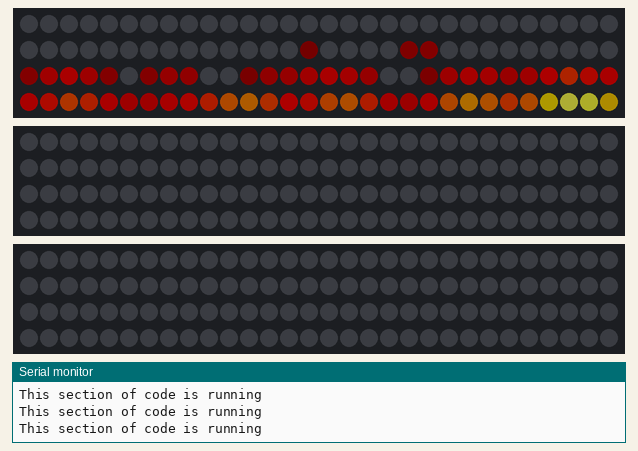
Simulated run of this sketch. Board: Arduino Uno, built with avr-gcc and run on an emulated ATmega328P. Parts: 3 × 120 RGB LEDs in strip order, left to right, continuing on the next row, the last lines printed to the serial monitor. Dim RGB values are drawn brighter than linear.

Above: at 0.17 s.
At 4.47 s:
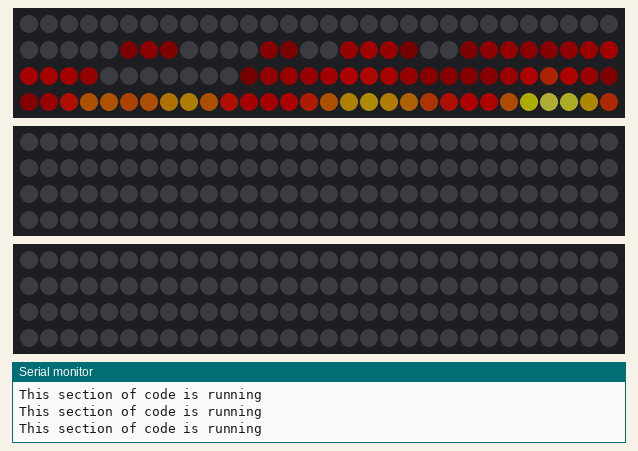
At 8.79 s:
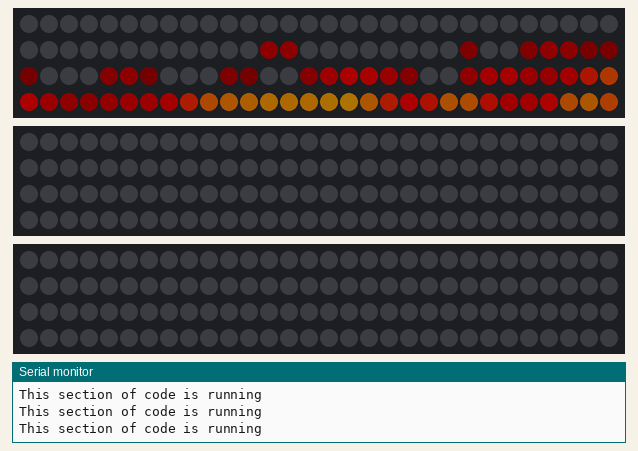
At 17.44 s:
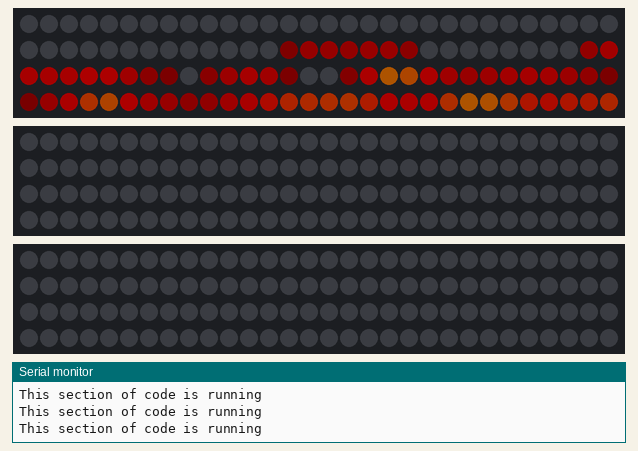
At 27.32 s:
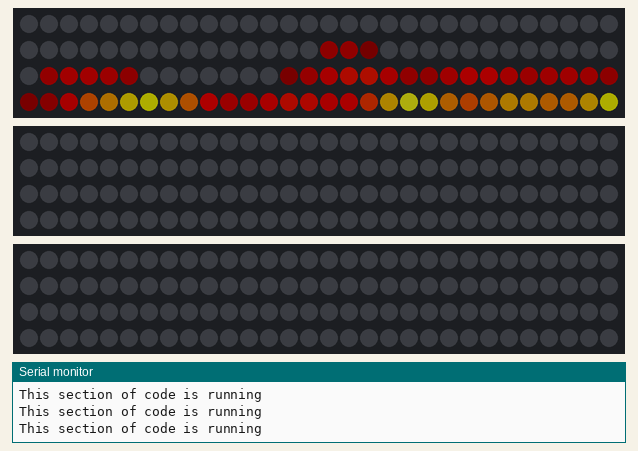
At 37.52 s:
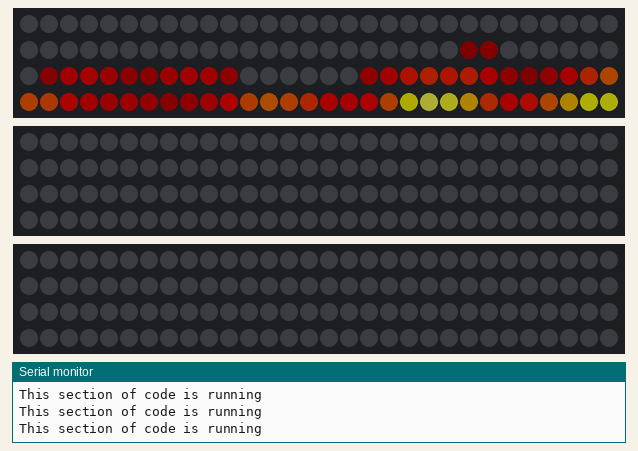

The sketch:

LED_GUI_TEST.ino
```cpp
#include "READ_RGB.h"
#include "ANIMATIONS.h"
#include "STATICFILLCOLOR.h"
#include "SERIALCOM.h"
#include <FastLED.h>

#define NUM_LEDS  120
#define LED_PIN   2
CRGB leds[NUM_LEDS];

/* DECLARATION OF OBJECTS TO ACCESS THEIR RESPECTIVE FUNCTIONS */
ANIMATIONS animations;
STATICFILLCOLOR staticfill;
READ_RGB readrgb;
SERIALCOM serialcom;
/* - - - - - - - - - - - - - - - - - - - - - - - - - - - - - - */

void setup() {
  Serial.begin(9600);
  pinMode(2,OUTPUT);
}

void loop(){
animations.setupFire();
animations.runFire();
  }


/*MENU SELECTION*/
/*serialcom.readData();
if (readString == "Custom"){

  digitalWrite(11,HIGH);
  serialcom.resetData();
  while(true){
    rgb.set_rgb();
    if (readString == "Static"){
      staticfill.fillblack();
      break;
    }

  }
}

else if (readString == "Static"){

  digitalWrite(11,LOW);
  serialcom.resetData();
  while(true){
    serialcom.readData();
    if (readString == "Red"){
      staticfill.fillred();
      }
    else if (readString == "Purple"){
      staticfill.fillpurple();
      }
    else if (readString == "Green"){
    staticfill.fillgreen();
    }
    else if (readString == "Brown"){
    staticfill.fillbrown();
    }
    else if (readString == "Pink"){
    staticfill.fillpink();
    }
    else if (readString == "Yellow"){
    staticfill.fillyellow();
    }
    else if (readString == "White"){
    staticfill.fillwhite();
    }
    else if (readString == "Orange"){
    staticfill.fillorange();
    }
    else if (readString == "Custom"){
    staticfill.fillblack();
    break;
    }
    serialcom.resetData();
    }
    */


  /*STATIC COLOR SELECTION CODE */
  /*============================*/
/*
  serialcom.readData();
  if (readString == "Red"){
    staticfill.fillred();
    }
  else if (readString == "Purple"){
    staticfill.fillpurple();
    }
  else if (readString == "Green"){
  staticfill.fillgreen();
  }
  else if (readString == "Brown"){
  staticfill.fillbrown();
  }
  else if (readString == "Pink"){
  staticfill.fillpink();
  }
  else if (readString == "Yellow"){
  staticfill.fillyellow();
  }
  else if (readString == "White"){
  staticfill.fillwhite();
  }
  else if (readString == "Orange"){
  staticfill.fillorange();
  }
  serialcom.resetData(); */
```

ANIMATIONS.cpp
```cpp
#include "ANIMATIONS.h"
#include <Arduino.h>
#include <FastLED.h>
#define NUM_LEDS  120
#define LED_PIN   2
CRGB leds_animations[NUM_LEDS];

/* READ ME
ANIMATION COMMANDS
#1) runFire()     ---- Gives a bonfire flame effect
#2)
*/

//#1
/*=============================================FIRE ANIMATION===============================================*/
/*                                  GLOBAL VARIABLES FOR FIRE ANIMATION                                     */
CRGBPalette16 firePalette_animations = HeatColors_p;
/* -------------------------------------------------------------------------------------------------------- */

    ANIMATIONS::ANIMATIONS(){
      FastLED.addLeds<WS2812B, LED_PIN, GRB>(leds_animations, NUM_LEDS);
      FastLED.setBrightness(100);
      };

    void ANIMATIONS::setupFire() {
      int  a = millis();

      for (int i = 0; i < NUM_LEDS; i++) {

        // 3D noise, x is constant, we move through time on y and z axis
        // The 60 here will change the scale of the effect, lower is smoother
        // higher is more flickery. The time value for z was in the original code
        // as that was a 2D matrix version. I've left it in here as it looks
        // nice in 1D too!
        uint8_t noise = inoise8 (0 , i * 60 + a , a / 3);

        // Divides 255 by (NUM_LEDS - 1) and subtracts that amount away from 255 to return
        // a decreasing number each time e.g. for NUM_LEDS = 18, difference between
        // each point is 15, so:
        // i = 0, math = 255
        // i = 1, math = 240
        // i = 2, math = 225
        // ...
        // i = NUM_LEDS, math =  0
        uint8_t math = abs8(i - (NUM_LEDS-1)) * 255 / (NUM_LEDS-1);

        // Take the noise function from earlier and subtract math from it,
        // so the further along the strip you are, the higher palette index you
        // are likely to get. This results in the base of the fire (white, yellow)
        // being at the far end of the strip
        uint8_t index = qsub8 (noise, math);

        // Set the LED color from the palette
        leds_animations[i] = ColorFromPalette (firePalette_animations, index, 255);
      }
    };

    void  ANIMATIONS::runFire() {
      EVERY_N_MILLISECONDS(5) {
      setupFire();
    }
      FastLED.show();
      Serial.println("This section of code is running");
    };
/*==============================================END OF FIRE ANIMATION===================================================*/
```

ANIMATIONS.h
```cpp
#ifndef ANIMATIONS_H
#define ANIMATIONS_H

class ANIMATIONS{
  public:
    ANIMATIONS();
    void setupFire();
    void runFire();

};


#endif
```

READ_RGB.cpp
```cpp
#include "READ_RGB.h"
#include <Arduino.h>
#include <FastLED.h>

#include "SERIALCOM.h"

#define NUM_LEDS  120
#define LED_PIN   2

CRGB leds_rgb[NUM_LEDS];

int R_index, G_index, B_index;
int red, green, blue;
String Red, Green, Blue;

SERIALCOM READ_RGB_serialcom;

READ_RGB::READ_RGB(){
  FastLED.addLeds<WS2812B, LED_PIN, GRB>(leds_rgb, NUM_LEDS);
  FastLED.setBrightness(50);
  }

void READ_RGB::set_rgb(){
    READ_RGB_serialcom.readData();

    for (int i=0; i< readString.length();i++){
      if (readString[i]=='R'){
        R_index = i;
        };
      if (readString[i]=='G'){
        G_index = i;
        };
      if (readString[i]=='B'){
        B_index = i;
        };
    }

    // extracting the data from the substring of data
    // converting extracted string data into integers
    Red = readString.substring(R_index + 1, G_index);
    Green = readString.substring(G_index + 1, B_index);
    Blue = readString.substring(B_index + 1, readString.length());

      EVERY_N_MILLISECONDS(20){
        fill_solid(leds_rgb, NUM_LEDS, CRGB(Red.toInt(), Green.toInt(), Blue.toInt()));
        FastLED.show();}
      }
```

READ_RGB.h
```cpp
#ifndef READ_RGB_H
#define READ_RBG_H


class READ_RGB{
  private:
  public:
    READ_RGB();
    void set_rgb();
};

#endif
```

SERIALCOM.cpp
```cpp
#include "SERIALCOM.h"
#include <Arduino.h>

String readString;

void SERIALCOM::readData(){
    while (Serial.available()){
      char c = Serial.read();
      delay(20);
      readString += c;
      }
  }

void SERIALCOM::resetData(){
    readString = "";
  }
```

SERIALCOM.h
```cpp
#include <Arduino.h>
#ifndef SERIALCOM_H
#define SERIALCOM_H

/*  allows global varibale access across files  */
extern String readString;

class SERIALCOM{
public:
  void readData();
  void resetData();
};


#endif
```

STATICFILLCOLOR.cpp
```cpp
#include "STATICFILLCOLOR.h"
#include "Arduino.h"
#include <FastLED.h>
#define NUM_LEDS  120
#define LED_PIN   2

CRGB leds_staticfillcolor[NUM_LEDS];

STATICFILLCOLOR::STATICFILLCOLOR(){
  FastLED.addLeds<WS2812B, LED_PIN, GRB>(leds_staticfillcolor, NUM_LEDS);
  FastLED.setBrightness(50);
  }

void STATICFILLCOLOR::fillred(){
  fill_solid(leds_staticfillcolor, NUM_LEDS, CRGB::Red);
  FastLED.show();
  FastLED.addLeds<WS2812B, LED_PIN, GRB>(leds_staticfillcolor, NUM_LEDS);
  FastLED.setBrightness(50);
  }
void STATICFILLCOLOR::fillorange(){
  fill_solid(leds_staticfillcolor, NUM_LEDS, CRGB::Orange);
  FastLED.show();
  FastLED.addLeds<WS2812B, LED_PIN, GRB>(leds_staticfillcolor, NUM_LEDS);
  FastLED.setBrightness(50);
  }
void STATICFILLCOLOR::fillyellow(){
  fill_solid(leds_staticfillcolor, NUM_LEDS, CRGB::Yellow);
  FastLED.show();
  FastLED.addLeds<WS2812B, LED_PIN, GRB>(leds_staticfillcolor, NUM_LEDS);
  FastLED.setBrightness(50);
  }
void STATICFILLCOLOR::fillgreen(){
  fill_solid(leds_staticfillcolor, NUM_LEDS, CRGB::Green);
  FastLED.show();
  FastLED.addLeds<WS2812B, LED_PIN, GRB>(leds_staticfillcolor, NUM_LEDS);
  FastLED.setBrightness(50);
  }
void STATICFILLCOLOR::fillpurple(){
  fill_solid(leds_staticfillcolor, NUM_LEDS, CRGB::Purple);
  FastLED.show();
  FastLED.addLeds<WS2812B, LED_PIN, GRB>(leds_staticfillcolor, NUM_LEDS);
  FastLED.setBrightness(50);
  }
void STATICFILLCOLOR::fillbrown(){
  fill_solid(leds_staticfillcolor, NUM_LEDS, CRGB::Brown);
  FastLED.show();
  FastLED.addLeds<WS2812B, LED_PIN, GRB>(leds_staticfillcolor, NUM_LEDS);
  FastLED.setBrightness(50);
  }
void STATICFILLCOLOR::fillpink(){
  fill_solid(leds_staticfillcolor, NUM_LEDS, CRGB(255, 105, 180));
  FastLED.show();
    FastLED.addLeds<WS2812B, LED_PIN, GRB>(leds_staticfillcolor, NUM_LEDS);
  FastLED.setBrightness(50);
  }
void STATICFILLCOLOR::fillwhite(){
  fill_solid(leds_staticfillcolor, NUM_LEDS, CRGB::White);
  FastLED.show();
  FastLED.addLeds<WS2812B, LED_PIN, GRB>(leds_staticfillcolor, NUM_LEDS);
  FastLED.setBrightness(50);
  }
  void STATICFILLCOLOR::fillblue(){
  fill_solid(leds_staticfillcolor, NUM_LEDS, CRGB::Blue);
  FastLED.show();
  FastLED.addLeds<WS2812B, LED_PIN, GRB>(leds_staticfillcolor, NUM_LEDS);
  FastLED.setBrightness(50);
  }
void STATICFILLCOLOR::fillblack(){
  FastLED.clear();
  FastLED.show();
  FastLED.addLeds<WS2812B, LED_PIN, GRB>(leds_staticfillcolor, NUM_LEDS);
  FastLED.setBrightness(50);
  }
```

STATICFILLCOLOR.h
```cpp
#ifndef STATICFILLCOLOR_H
#define STATICFILLCOLOR_H

class STATICFILLCOLOR{
  public:
    STATICFILLCOLOR();
    void fillred();
    void fillgreen();
    void fillorange();
    void fillyellow();
    void fillpurple();
    void fillpink();
    void fillwhite();
    void fillblue();
    void fillbrown();
    void fillblack();
};

#endif
```
